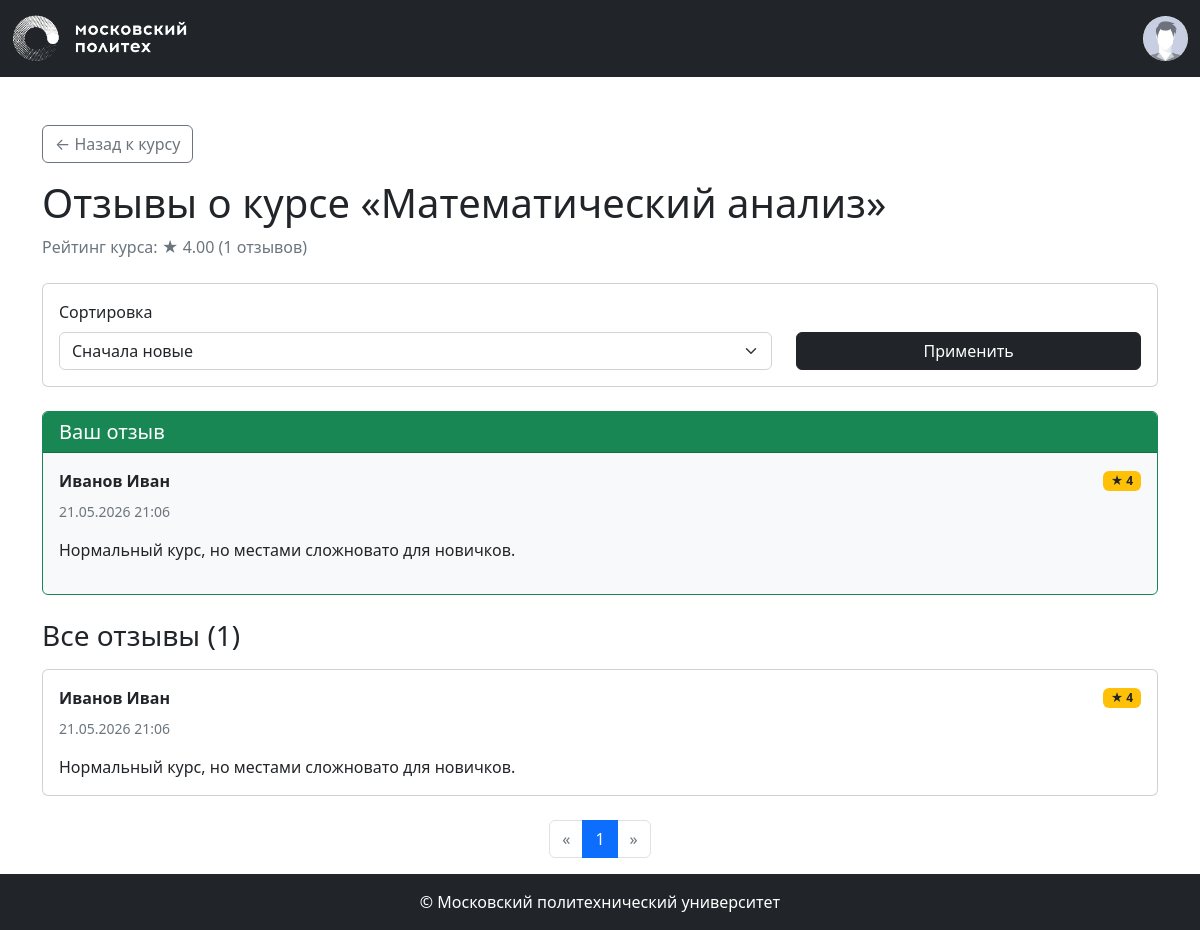
/courses/4/reviews (signed in), run on the app's committed database.
### app/models.py (models this page shows, shortened)
class Base(DeclarativeBase):
    metadata = MetaData(naming_convention={
        "ix": 'ix_%(column_0_label)s',
        "uq": "uq_%(table_name)s_%(column_0_name)s",
        "ck": "ck_%(table_name)s_%(constraint_name)s",
        "fk": "fk_%(table_name)s_%(column_0_name)s_%(referred_table_name)s",
        "pk": "pk_%(table_name)s"
    })

class Course(Base):
    __tablename__ = 'courses'
    id: Mapped[int] = mapped_column(primary_key=True)
    name: Mapped[str] = mapped_column(String(100))
    short_desc: Mapped[str] = mapped_column(Text)
    full_desc: Mapped[str] = mapped_column(Text)
    rating_sum: Mapped[int] = mapped_column(default=0)
    rating_num: Mapped[int] = mapped_column(default=0)
    category_id: Mapped[int] = mapped_column(ForeignKey("categories.id"))
    author_id: Mapped[int] = mapped_column(ForeignKey("users.id"))
    background_image_id: Mapped[str] = mapped_column(ForeignKey("images.id"))
    created_at: Mapped[datetime] = mapped_column(default=datetime.now)
    author: Mapped["User"] = relationship(back_populates='courses')
    category: Mapped["Category"] = relationship(lazy=False, back_populates='courses')
    bg_image: Mapped["Image"] = relationship()
    reviews: Mapped[list["Review"]] = relationship(back_populates='course', cascade='all, delete-orphan')
    @property
    def rating(self):
        if self.rating_num > 0:
            return self.rating_sum / self.rating_num
        return 0

class User(Base, UserMixin):
    __tablename__ = 'users'
    id: Mapped[int] = mapped_column(primary_key=True)
    first_name: Mapped[str] = mapped_column(String(100))
    last_name: Mapped[str] = mapped_column(String(100))
    middle_name: Mapped[Optional[str]] = mapped_column(String(100))
    login: Mapped[str] = mapped_column(String(100), unique=True)
    password_hash: Mapped[str] = mapped_column(String(200))
    created_at: Mapped[datetime] = mapped_column(default=datetime.now)
    courses = relationship('Course', back_populates='author')
    reviews = relationship('Review', back_populates='user', cascade='all, delete-orphan')
    @property
    def full_name(self):
        return ' '.join([self.last_name, self.first_name, self.middle_name or '']).strip()

class Review(Base):
    __tablename__ = 'reviews'
    id: Mapped[int] = mapped_column(primary_key=True)
    rating: Mapped[int] = mapped_column(Integer, nullable=False)
    text: Mapped[str] = mapped_column(Text, nullable=False)
    created_at: Mapped[datetime] = mapped_column(DateTime, default=datetime.now)
    course_id: Mapped[int] = mapped_column(ForeignKey("courses.id"), nullable=False)
    user_id: Mapped[int] = mapped_column(ForeignKey("users.id"), nullable=False)
    course: Mapped["Course"] = relationship(back_populates='reviews')
    user: Mapped["User"] = relationship(back_populates='reviews')

### app/courses.py (the view)
@bp.route('/<int:course_id>/reviews')
def reviews(course_id):
    course = course_repository.get_course_by_id(course_id)
    if course is None:
        abort(404)
    sort = request.args.get('sort', 'newest')
    page = request.args.get('page', 1, type=int)
    per_page = 10
    pagination = review_repository.get_reviews_by_course(course_id, sort=sort, page=page, per_page=per_page)
    reviews_list = pagination.items
    user_review = None
    if current_user.is_authenticated:
        user_review = review_repository.get_user_review_for_course(current_user.id, course_id)
    return render_template('courses/reviews.html',
                           course=course,
                           reviews=reviews_list,
                           pagination=pagination,
                           sort=sort,
                           user_review=user_review)

### app/auth.py (called while the page is built)
def load_user(user_id):
    return user_repository.get_user_by_id(user_id)

### app/repositories/course_repository.py (called while the page is built)
    def get_course_by_id(self, course_id):
        return self.db.session.get(Course, course_id)

### app/repositories/review_repository.py (called while the page is built)
    def get_reviews_by_course(self, course_id, sort='newest', page=1, per_page=10):
        query = self.db.select(Review).where(Review.course_id == course_id)
        if sort == 'newest':
            query = query.order_by(desc(Review.created_at))
        elif sort == 'positive_first':
            query = query.order_by(desc(Review.rating), desc(Review.created_at))
        elif sort == 'negative_first':
            query = query.order_by(asc(Review.rating), desc(Review.created_at))
        pagination = self.db.paginate(query, page=page, per_page=per_page)
        return pagination

    def get_user_review_for_course(self, user_id, course_id):
        query = self.db.select(Review).where(
            Review.user_id == user_id,
            Review.course_id == course_id
        )
        return self.db.session.execute(query).scalar()

### app/repositories/user_repository.py (called while the page is built)
    def get_user_by_id(self, user_id):
        return self.db.session.execute(self.db.select(User).filter_by(id=user_id)).scalar()

### app/templates/courses/reviews.html (shortened to what this page needs)
{% extends 'base.html' %}
{% from 'pagination.html' import render_pagination %}
{% block content %}
<div class="container mt-5">
    <div class="mb-4">
        <a href="{{ url_for('courses.show', course_id=course.id) }}" class="btn btn-outline-secondary">
            ← Назад к курсу
        </a>
        <h1 class="mt-3">Отзывы о курсе «{{ course.name }}»</h1>
        <p class="text-muted">Рейтинг курса: ★ {{ "%.2f" | format(course.rating) }} ({{ course.rating_num }} отзывов)</p>
    </div>
    <div class="card mb-4">
        <div class="card-body">
            <form method="GET" class="row align-items-end">
                <div class="col-md-8">
                    <label for="sort" class="form-label">Сортировка</label>
                    <select name="sort" id="sort" class="form-select">
                        <option value="newest" {% if sort == 'newest' %}selected{% endif %}>Сначала новые</option>
                    </select>
                </div>
                <div class="col-md-4">
                    <button type="submit" class="btn btn-dark w-100">Применить</button>
                </div>
            </form>
        </div>
    </div>
    {% if current_user.is_authenticated %}
        {% if not user_review %}
            <div class="card mb-4 border-primary">
                <div class="card-header bg-primary text-white">
                    <h5 class="mb-0">Оставить отзыв</h5>
                </div>
                <div class="card-body">
                    <form method="POST" action="{{ url_for('courses.create_review', course_id=course.id) }}">
                        <div class="mb-3">
                            <label for="rating" class="form-label">Оценка</label>
                            <select name="rating" id="rating" class="form-select" required>
                                <option value="5">5 — отлично</option>
                                <option value="4">4 — хорошо</option>
                                <option value="3">3 — удовлетворительно</option>
                                <option value="2">2 — неудовлетворительно</option>
                                <option value="1">1 — плохо</option>
                                <option value="0">0 — ужасно</option>
                            </select>
                        </div>
                        <div class="mb-3">
                            <label for="text" class="form-label">Текст отзыва</label>
                            <textarea name="text" id="text" class="form-control" rows="4" required></textarea>
                        </div>
                        <button type="submit" class="btn btn-primary">Отправить отзыв</button>
                    </form>
                </div>
            </div>
        {% else %}
            <div class="card mb-4 border-success bg-light">
                <div class="card-header bg-success text-white">
                    <h5 class="mb-0">Ваш отзыв</h5>
                </div>
                <div class="card-body">
                    <div class="d-flex justify-content-between align-items-center mb-2">
                        <strong>{{ user_review.user.full_name }}</strong>
                        <span class="badge bg-warning text-dark">★ {{ user_review.rating }}</span>
                    </div>
                    <p class="text-muted small">{{ user_review.created_at.strftime('%d.%m.%Y %H:%M') }}</p>
                    <p>{{ user_review.text }}</p>
                </div>
            </div>
        {% endif %}
    {% else %}
        <div class="alert alert-info">
            <a href="{{ url_for('auth.login') }}">Войдите</a>, чтобы оставить отзыв.
        </div>
    {% endif %}
    <h3 class="mb-3">Все отзывы ({{ pagination.total }})</h3>
    {% for review in reviews %}
        <div class="card mb-3">
            <div class="card-body">
                <div class="d-flex justify-content-between align-items-center mb-2">
                    <strong>{{ review.user.full_name }}</strong>
                    <span class="badge bg-warning text-dark">★ {{ review.rating }}</span>
                </div>
                <p class="text-muted small">{{ review.created_at.strftime('%d.%m.%Y %H:%M') }}</p>
                <p class="mb-0">{{ review.text }}</p>
            </div>
        </div>
    {% else %}
        <div class="alert alert-secondary text-center">
            Пока нет отзывов. Будьте первым!
        </div>
    {% endfor %}
    <div class="mt-4">
        {{ render_pagination(pagination, 'courses.reviews', {'course_id': course.id, 'sort': sort}) }}
    </div>
</div>
{% endblock %}

### data on the page
Course: name "Математический анализ", rating "4.00", rating_num "1"
User: user.full_name "Иванов Иван"
Review: rating "4", created_at "21.05.2026 21:06", text "Нормальный курс, но местами сложновато для новичков.", user.full_name "Иванов Иван"

### other printed values
{{ pagination.total }} "1"
{{ page }} "1"
